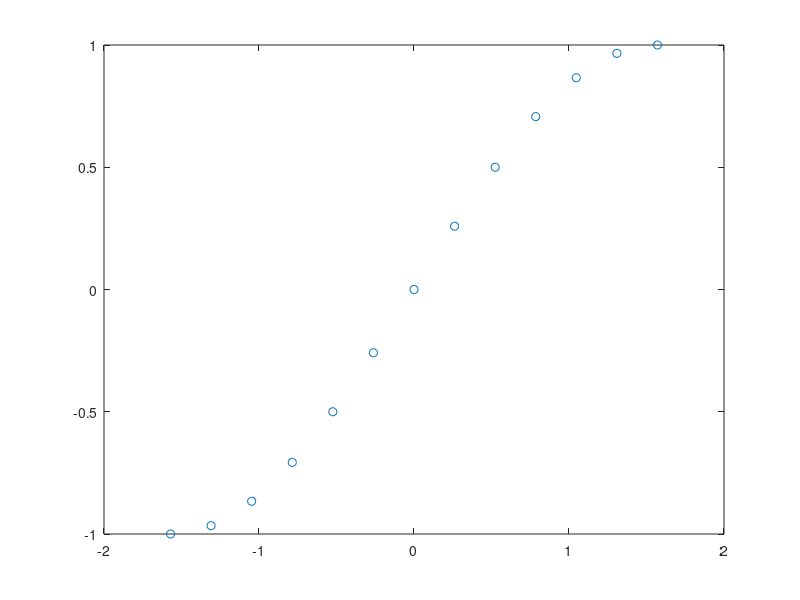
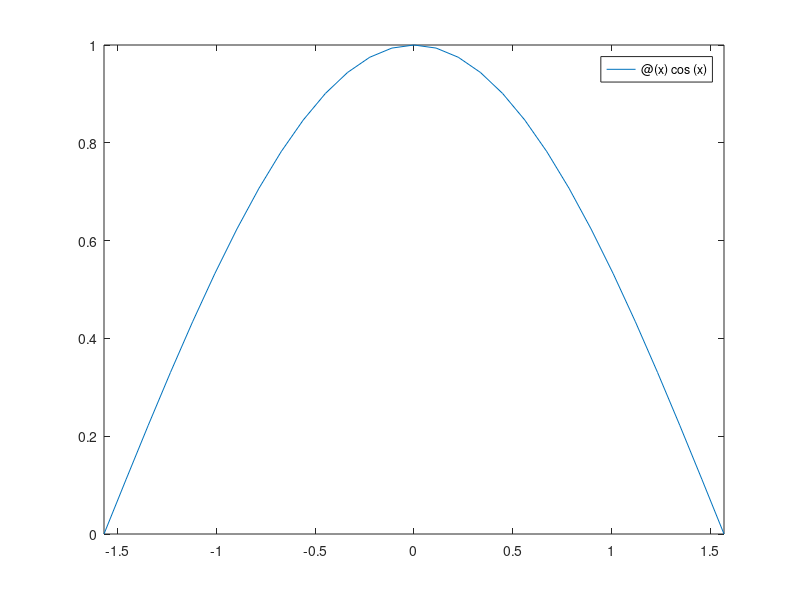
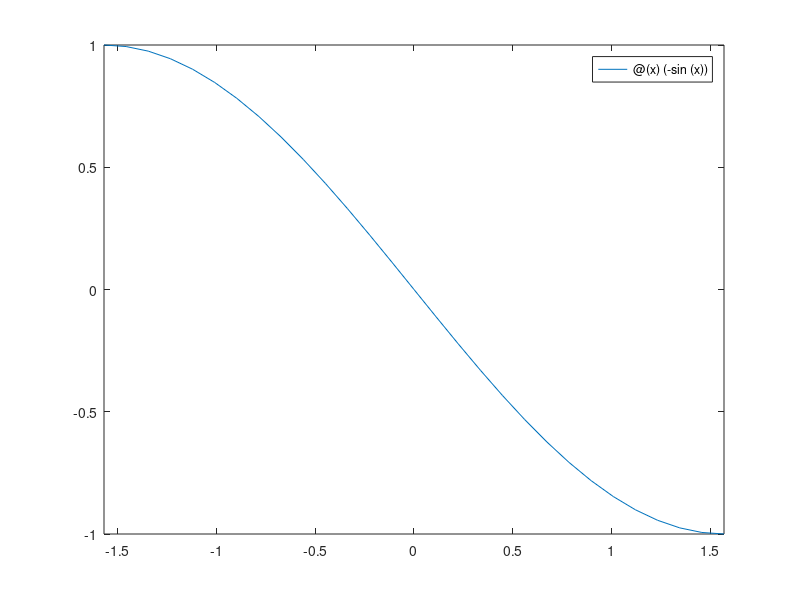

Here is the MATLAB script that generated these plots, in order: (Note: this script raises an error after producing the figures.)
f = @(x)sin(x);
fp = @(x)cos(x);
fs = @(x)(-sin(x));

xmin = -pi/2;
xmax = pi/2;
N = 12;
X = linspace(xmin,xmax,N+1);
Y = f(X);

figure(1);
plot(X,Y,'o');
figure(2);
fplot(fp,[xmin,xmax]);
figure(3);
fplot(fs,[xmin,xmax]);

x = linspace(xmin,xmax,100);
fpA = fp(xmin);
fpB = fp(xmax);

[y,z,t] = MetSplineCubic(X,Y,x,fpA,fpB);

figure(1);
hold on;
plot(x,y,'Linewidth',3)

figure(2);
hold on;
plot(x,z,'Linewidth',2)

% Interp1

y = spline(X,[fpA Y fpB],x);
figure(1);
plot(x,y,'g')

%% Metoda Richardson

f = @(x) 1./(1+x.^2);
syms X;
fp = diff(f(X),X);
fp = matlabFunction(fp,'vars',{X});

xmin = -6;
xmax = 6;
% n acum e ordinul de aproximare
N = 2;

x = linspace(xmin,xmax,100);
h = abs(x(1) - x(2));
y = f(x);

figure(1);
hold on;
subplot(4,2,2);
fplot(fp,[xmin,xmax]);

subplot(4,2,1);
fplot(f,[xmin,xmax]);

subplot(4,2,3);

for i = 1: length(x)
    df(i) = MetRichardson(f,x(i),h,N);
    err(i) = abs(fp(x(i)) - df(i));
end

plot(x,df);

subplot(4,2,4);
for i = 1: length(x)
    df(i) = MetRichardson(f,x(i),h,N);
    err(i) = abs(fp(x(i)) - df(i));
end

plot(x,df);

subplot
for i = 1: length(x)
    df(i) = MetRichardson(f,x(i),h,N);
    err(i) = abs(fp(x(i)) - df(i));
end

plot(x,df);

